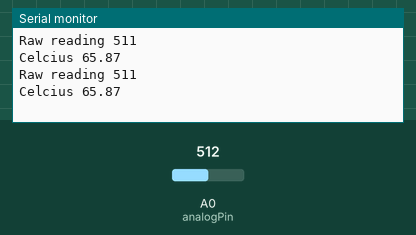
Simulated run of this sketch. Board: Arduino Uno, built with avr-gcc and run on an emulated ATmega328P. Shown: the last lines printed to the serial monitor. The inputs (shaded band) are chosen by the test bench; at power-on: A0 (analogPin) = 512.

Above: at 1.8 s.
1.9 s: A0 (analogPin) set to 716
At 2.4 s:
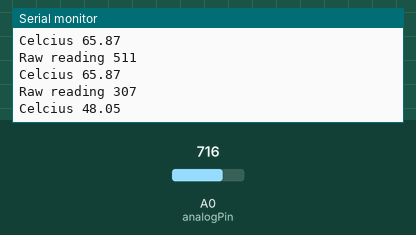
3.4 s: A0 (analogPin) set to 900
At 4.8 s:
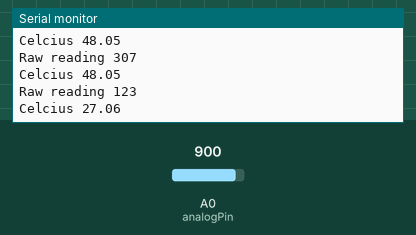
Timing chart, 0 to 6.4 s (numbered marks = the images above; inputs shaded):
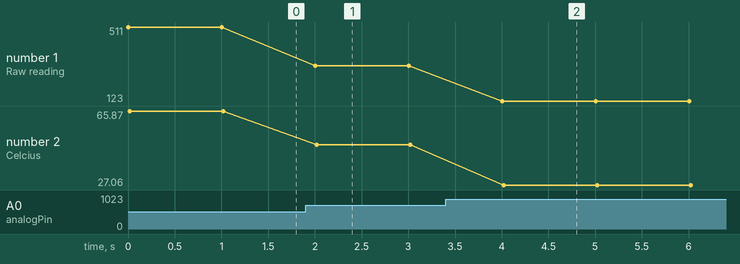

The sketch:

BlueTooth_Temp_Worker.ino
```cpp
#include <Wire.h>
#include <LiquidCrystal_I2C.h>
// Initialize the library with the numbers of the interface pins.

#define analogPin A0 //the thermistor attach to
#define beta 3950 //the beta of the thermistor
#define resistance 10 //the value of the pull-up resistor

void setup()
{
  // set up the LCD's number of columns and rows:
  Serial.begin(9600);
}

void loop()
{
  long a =1023 - analogRead(analogPin); //Read thermistor value
  Serial.print("Raw reading ");
  Serial.println(a);
  //the calculating formula of temperature
  float tempC = beta /(log((1025.0 * 10 / a - 10) / 10) + beta / 298.0) - 273.0 + 41;
  float tempF = 1.8*tempC + 32.0;
  Serial.print("Celcius ");
  Serial.println(tempC);
  Serial.println("");
  delay(1000);
}
```

Measured:
- after the input at 1.9 s, the serial monitor: prints a new line after 0.10 s (image 1)
- after the input at 3.4 s, the serial monitor: prints a new line after 0.60 s (image 2)
- plotted number 1: 511 → 307 after the input at 1.9 s, 307 → 123 after the input at 3.4 s
- plotted number 2: 65.87 → 48.05 after the input at 1.9 s, 48.05 → 27.06 after the input at 3.4 s
